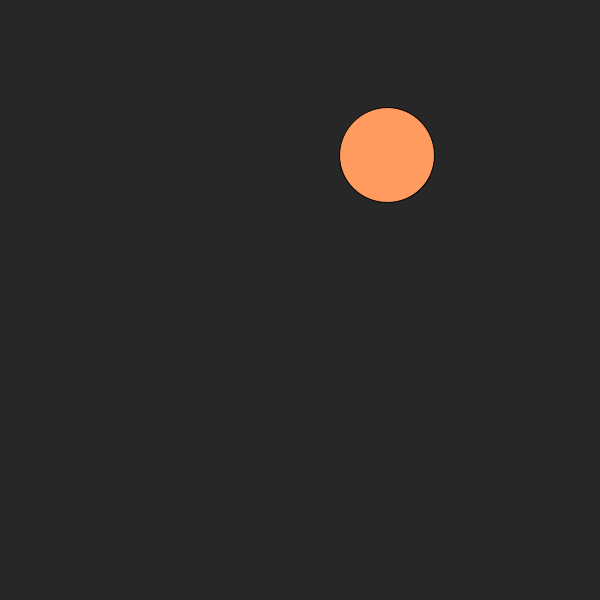
Frame 1 (no input)
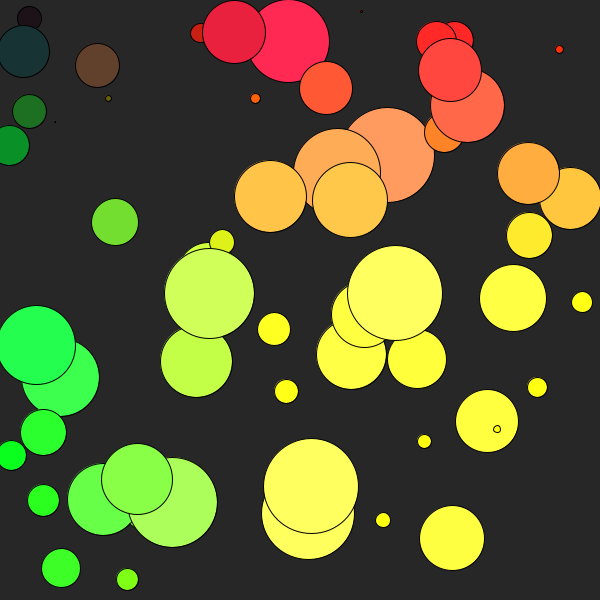
Frame 60 (the mouse pressed at the canvas centre just before this capture)
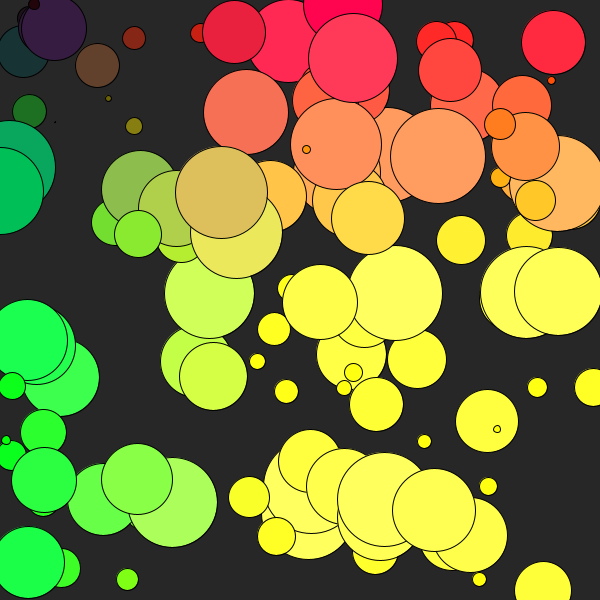
Frame 120 (the mouse held since frame 60 and released just before this capture)

The Processing sketch that drew these frames (run headless with seeded random() and noise(); from frame 60 on, the mouse is pressed at the canvas centre):

// Processing sketch: CirculosRandoms
// ── CirculosRandoms.pde
void setup(){
  size(600, 600);
  background(39, 39, 39);
}

void draw(){
  
  int x, y;
  int size;
  
  x = int(random(width));
  y = int(random(height));
  size = int(random(100));
  
  fill(x, y, size);
  ellipse(x, y, size, size);
  
}
